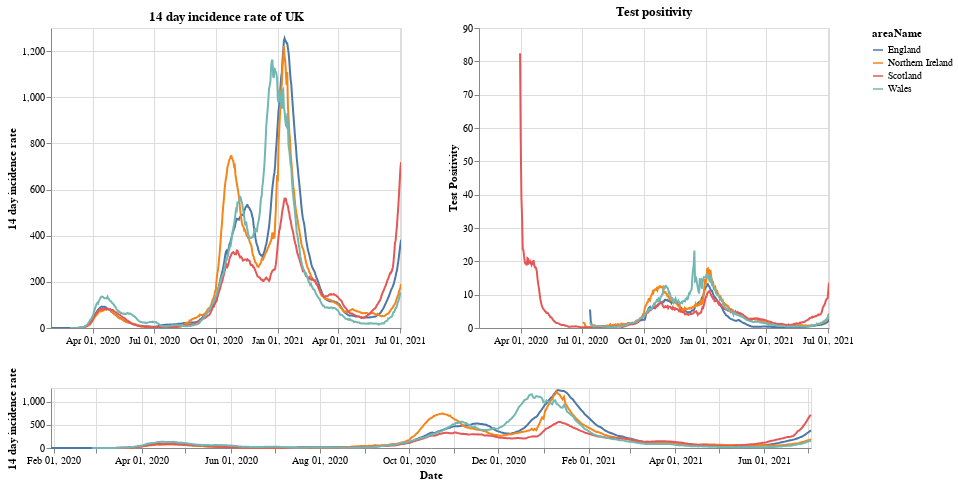

The code cell stored with this chart in its notebook:
### Markdown cell above
# Plots

First a plot with each country in the UK. The top right shows the positivity rate for (which is the percentage of registered tests which were positive) while the top left is the 14 day incidence rate. The bottom chart can be used to select the timeframe (does not work on a mobile device).

### Code cell
#collapse
brush = alt.selection(type='interval', name='DateBrush',encodings=['x'],fields=['Time'])
leg_selection = alt.selection_multi(fields=['areaName'], bind='legend')

base = alt.Chart(uk_cases).mark_line().encode(
    x=alt.X("yearmonthdate(date):T", axis=alt.Axis(title='Date')),
    y=alt.Y("twoWeeklyCasesRate:Q", axis=alt.Axis(title='14 day incidence rate')),
    tooltip=['areaName', 'date','twoWeeklyCasesRate', 'testPositivity'],
    color='areaName',
    opacity=alt.condition(leg_selection, alt.value(2), alt.value(0.1))
).add_selection(leg_selection).properties(width=350)

upper = base.encode(alt.X('yearmonthdate(date):T', axis=alt.Axis(title=''),
                         scale=alt.Scale(domain=brush))
                   ).properties(title=f'14 day incidence rate of UK')
upper_right = upper.encode(alt.Y('testPositivity:Q', axis=alt.Axis(title='Test Positivity'))).properties(title='Test positivity')
lower = base.properties(height=60, width = 760).add_selection(brush)

(upper | upper_right) & lower

### Figure 1 — Vega-Lite specification as saved in the notebook (floating-point values rounded to 4 significant figures; data arrays with more than 128 entries replaced by an {"elided": "..."} marker saying what was removed)
{"config": {"view": {"continuousWidth": 400, "continuousHeight": 300}}, "vconcat": [{"hconcat": [{"mark": "line", "encoding": {"color": {"type": "nominal", "field": "areaName"}, "opacity": {"condition": {"value": 2, "selection": "selector001"}, "value": 0.1}, "tooltip": [{"type": "nominal", "field": "areaName"}, {"type": "temporal", "field": "date"}, {"type": "quantitative", "field": "twoWeeklyCasesRate"}, {"type": "quantitative", "field": "testPositivity"}], "x": {"type": "temporal", "axis": {"title": ""}, "field": "date", "scale": {"domain": {"selection": "DateBrush"}}, "timeUnit": "yearmonthdate"}, "y": {"type": "quantitative", "axis": {"title": "14 day incidence rate"}, "field": "twoWeeklyCasesRate"}}, "selection": {"selector001": {"type": "multi", "fields": ["areaName"], "bind": "legend"}}, "title": "14 day incidence rate of UK", "width": 350}, {"mark": "line", "encoding": {"color": {"type": "nominal", "field": "areaName"}, "opacity": {"condition": {"value": 2, "selection": "selector001"}, "value": 0.1}, "tooltip": [{"type": "nominal", "field": "areaName"}, {"type": "temporal", "field": "date"}, {"type": "quantitative", "field": "twoWeeklyCasesRate"}, {"type": "quantitative", "field": "testPositivity"}], "x": {"type": "temporal", "axis": {"title": ""}, "field": "date", "scale": {"domain": {"selection": "DateBrush"}}, "timeUnit": "yearmonthdate"}, "y": {"type": "quantitative", "axis": {"title": "Test Positivity"}, "field": "testPositivity"}}, "selection": {"selector001": {"type": "multi", "fields": ["areaName"], "bind": "legend"}}, "title": "Test positivity", "width": 350}]}, {"mark": "line", "encoding": {"color": {"type": "nominal", "field": "areaName"}, "opacity": {"condition": {"value": 2, "selection": "selector001"}, "value": 0.1}, "tooltip": [{"type": "nominal", "field": "areaName"}, {"type": "temporal", "field": "date"}, {"type": "quantitative", "field": "twoWeeklyCasesRate"}, {"type": "quantitative", "field": "testPositivity"}], "x": {"type": "temporal", "axis": {"title": "Date"}, "field": "date", "timeUnit": "yearmonthdate"}, "y": {"type": "quantitative", "axis": {"title": "14 day incidence rate"}, "field": "twoWeeklyCasesRate"}}, "height": 60, "selection": {"selector001": {"type": "multi", "fields": ["areaName"], "bind": "legend"}, "DateBrush": {"type": "interval", "encodings": ["x"], "fields": ["Time"]}}, "width": 760}], "data": {"name": "data-d8e94a4dd238447a581439f488d6f498"}, "$schema": "https://vega.github.io/schema/vega-lite/v4.8.1.json", "datasets": {"data-d8e94a4dd238447a581439f488d6f498": {"elided": "1992 records"}}}
